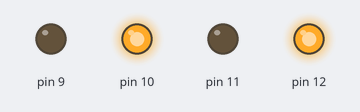
The sketch below on a simulated Arduino Uno, built with avr-gcc and run on an emulated ATmega328P. Shown: output pins drawn as LEDs (lit = HIGH).

Above: at 0.2 s.
At 1.7 s:
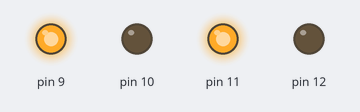
Timing chart, 0 to 3.0 s (numbered marks = the images above):
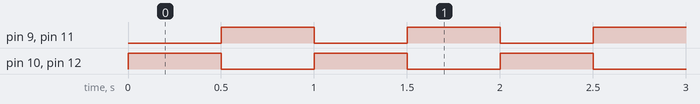

The sketch:

FourLights.ino
```cpp
void setup() {
  pinMode(9, OUTPUT);
  pinMode(10, OUTPUT);
  pinMode(11, OUTPUT);
  pinMode(12, OUTPUT);
  // put your setup code here, to run once:

}

void loop() {
  digitalWrite(12, 1);
  digitalWrite(10, 1);
  digitalWrite(9, 0);
  digitalWrite(11, 0);
  delay(500);
  digitalWrite(12, 0);
  digitalWrite(10, 0);
  digitalWrite(9, 1);
  digitalWrite(11, 1);
  delay(500);
  // put your main code here, to run repeatedly:

}
```

Measured:
- by itself, pin 9–12: alternates HIGH for 0.50 s and LOW for 0.50 s
